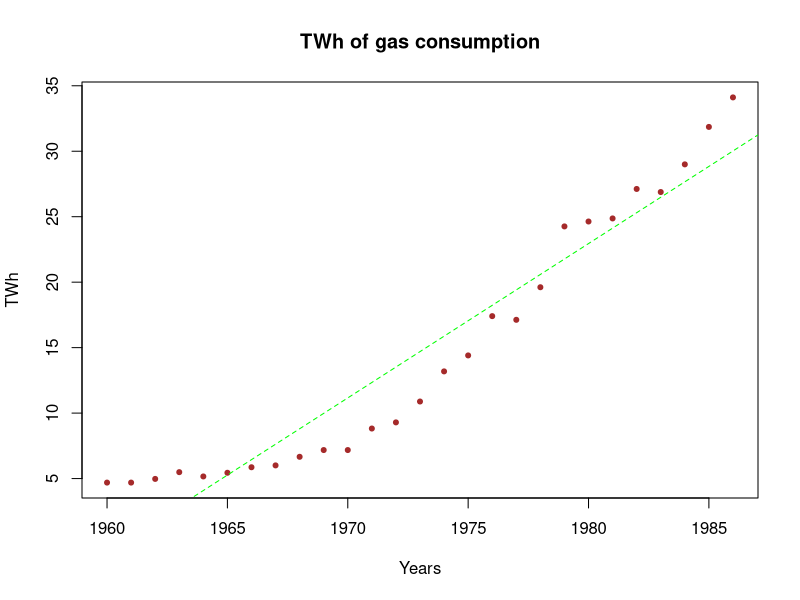
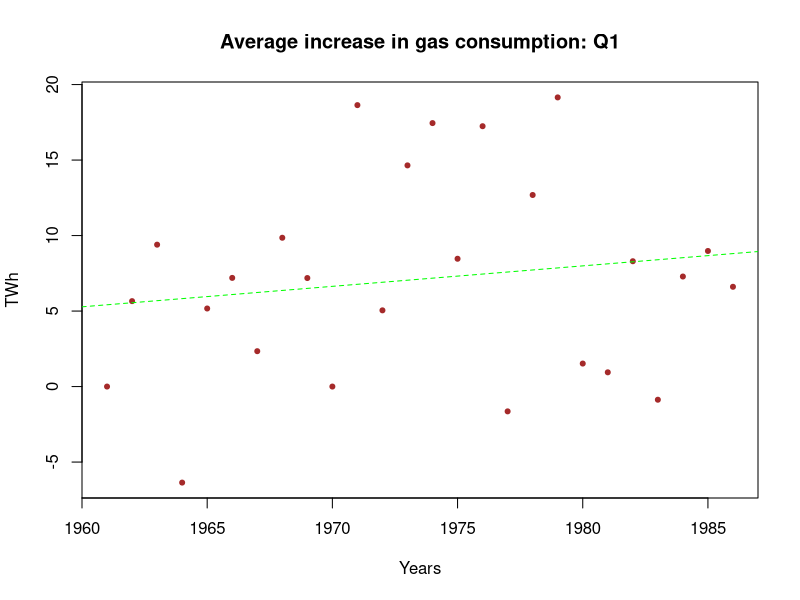
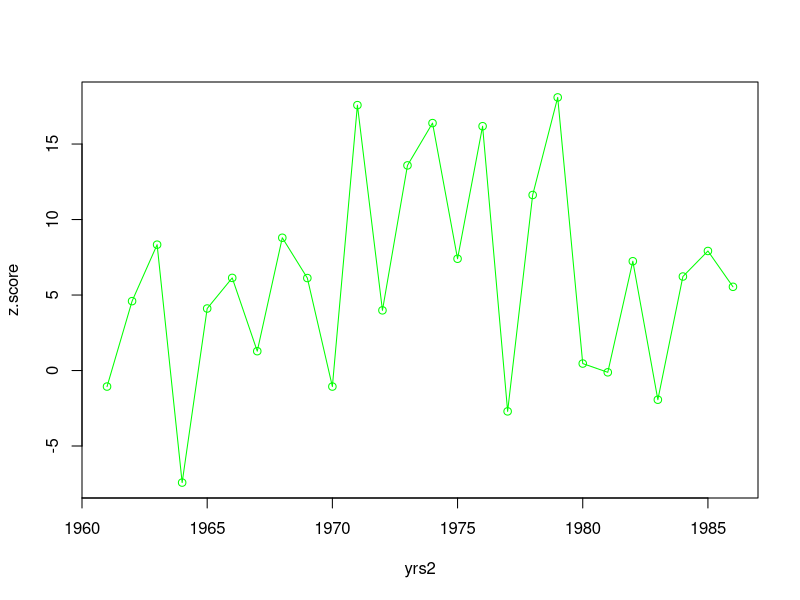
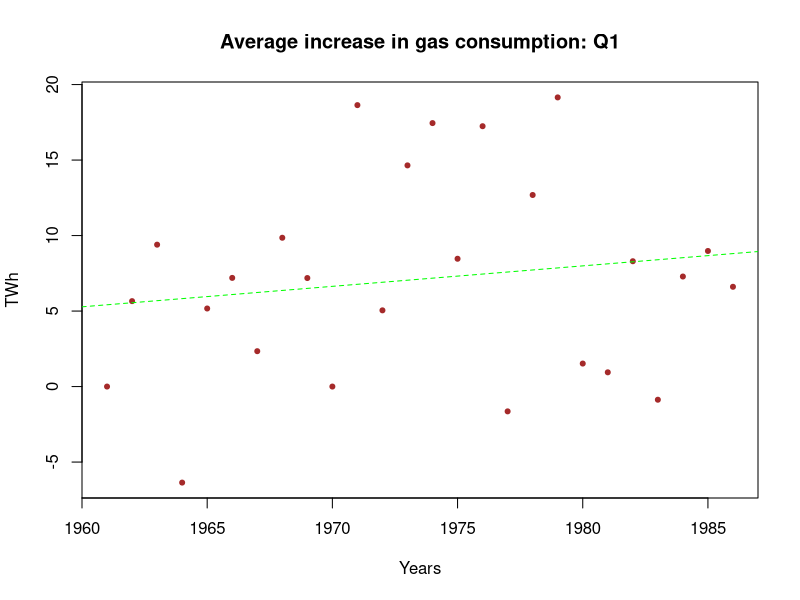
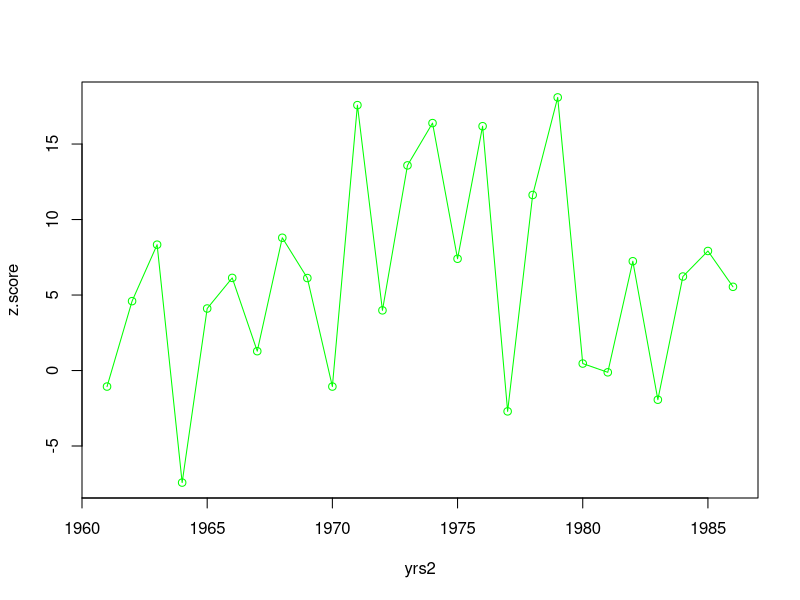

R code for these plots, in order:

Q1 <- c()
yrs <- c()
n <- 1959
avr <- c(0)
twh <- 0.00000002930710701583

################################ Reassemble data frame #########################

for (x in 1:length(UKgas)){ #########sorting data by quartile
  
  if (x%%4==1){
    
    Q1 <- c(Q1, UKgas[x]*1000000*twh)
    
  }
}


for (i in 0:26){ #########create rownames / Y-axis
  
  n <- (n+1)
  yrs <- c(yrs, n)
  
}

df1 <- data.frame(Qt1 = Q1) ######### reassemble
rownames(df1) <- yrs


for (i in 3:length(df1$Qt1)){ ######### calculate mean
  
  x <- (1-df1$Qt1[(i-1)]/df1$Qt1[i])*100
  
  avr <- c(avr, x)
  
}

avr_inc <-round(mean(avr),digits=1) #average increase

sprintf(
  "Mean percent increase ---> %g%s",
  avr_inc,"%")


######################################### Plotting graphs ################################


plot(y = df1$Qt1, main = "TWh of gas consumption", x = yrs, pch = 20,
     xlab = "Years", col = "brown",
     ylab = "TWh")


gas.m <- lm(formula = Qt1 ~ yrs, data = df1)

coef(gas.m)

abline(a = coef(gas.m)[1], 
       b = coef(gas.m)[2],
       lty = 2,
       col = "green")

summary(gas.m)

################################


plot(y = avr, main = "Average increase in gas consumption: Q1", x = yrs[2:27], pch = 20,
     xlab = "Years", col = "brown",
     ylab = "TWh")


gas.avr <- lm(formula = avr ~ yrs[2:27])

coef(gas.avr)

abline(a = coef(gas.avr)[1], 
       b = coef(gas.avr)[2],
       lty = 2,
       col = "green")

summary(gas.avr)

##################### calculating top 25% percentile.

val_below <- length(sort(avr)[1:20])
tot_val <- length(sort(avr))
div <- 100-round(val_below/tot_val*100,digits = 1)

######################

z.score = (avr - mean(avr)/sd(avr)) #Z-score calculation
yrs2 <- yrs[2:27]
plot(x = yrs2, y = z.score, type="o", col="green")

sprintf(
  "68%s of data falls between %g  and %g",
  "%", avr_inc - sd(avr), avr_inc + sd(avr))

sprintf(
  "95%s of data falls between %g  and %g",
  "%", avr_inc - 2 * sd(avr), avr_inc + 2 * sd(avr))

sprintf(
  "99.7%s of data falls between %g  and %g",
  "%", avr_inc - 3 * sd(avr), avr_inc + 3 * sd(avr))

df2 <- data.frame(yrs2,z.score)

df2

######################


sprintf(
  "Coeffient of variation ---> %g%s",
  sd(avr)/mean(avr)*100,"%")


###############################Exporting graphs#################################


png(file = "baba.jpg")

plot(y = avr, main = "Average increase in gas consumption: Q1", x = yrs[2:27], pch = 20,
     xlab = "Years", col = "brown",
     ylab = "TWh")


gas.avr <- lm(formula = avr ~ yrs[2:27])

coef(gas.avr)

abline(a = coef(gas.avr)[1], 
       b = coef(gas.avr)[2],
       lty = 2,
       col = "green")

dev.off()


png(file = "z.score.jpg")

plot(x = yrs2, y = z.score, type="o", col="green")

dev.off()
